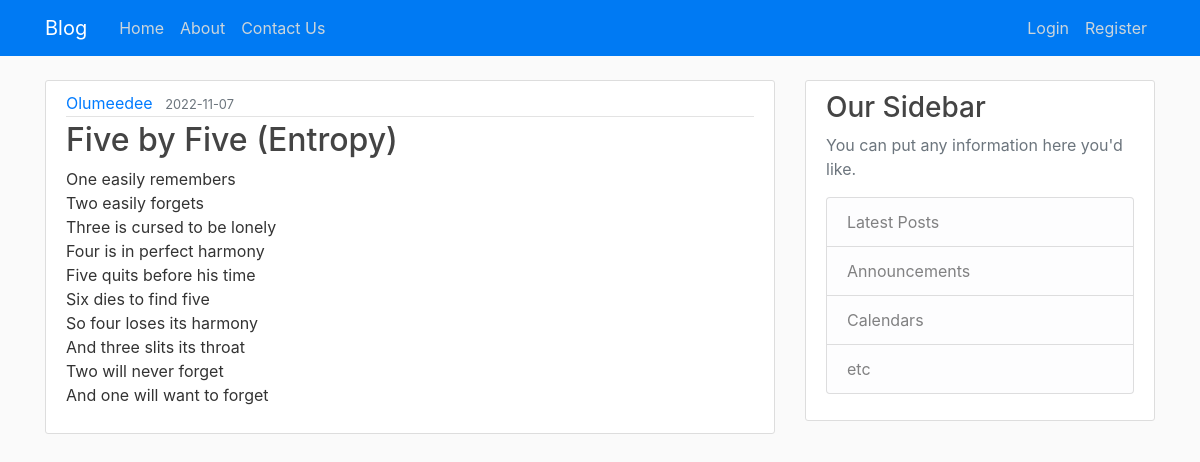
/post/6, run on the app's committed database.
### app.py (models this page shows, shortened)
class User(db.Model, UserMixin):
    id = db.Column(db.Integer(), primary_key=True)
    username = db.Column(db.String(255), nullable=False, unique=True)
    first_name = db.Column(db.String(255), nullable=False)
    last_name = db.Column(db.String(255), nullable=False)
    email = db.Column(db.String(255), nullable=False, unique=True)
    password_hash = db.Column(db.Text(), nullable=False)
    posts = db.relationship('Post', backref='author', lazy=True)

class Post(db.Model):
    id = db.Column(db.Integer(), primary_key=True)
    title = db.Column(db.String(255), nullable=False)
    date_posted = db.Column(db.DateTime(), nullable=False, default=datetime.utcnow)
    content = db.Column(db.Text(), nullable=False)
    author_id = db.Column(db.Integer(), db.ForeignKey('user.id'), nullable=False)

### app.py (the view)
@app.route('/post/<int:post_id>')
def post(post_id):
    post = Post.query.get_or_404(post_id)
    return render_template('post.html', title=post.title, post=post)

### app.py (called while the page is built)
@app.before_request
def create_tables():
    db.create_all()

### templates/post.html (shortened to what this page needs)
{% extends "base.html" %}
{% block content %}
  <article class="media content-section">
    <div class="media-body">
      <div class="article-metadata">
        <a class="mr-2" href="#">{{ post.author.username }}</a>
        <small class="text-muted">{{ post.date_posted.strftime('%Y-%m-%d') }}</small>
      </div>
      <h2 class="article-title">{{ post.title }}</h2>
      <p class="article-content">{{ post.content }}</p>
    </div>
  </article>
{% endblock content %}

### static/main.css (style rules this page uses)
body { background: #fafafa; color: #333333; margin-top: 5rem; }
h1, h2, h3, h4, h5, h6 { color: #444444; }
.content-section { background: #ffffff; padding: 10px 20px; border: 1px solid #dddddd; border-radius: 3px; margin-bottom: 20px; }
.article-title { color: #444444; }
.article-content { white-space: pre-line; }
.article-metadata { padding-bottom: 1px; margin-bottom: 4px; border-bottom: 1px solid #e3e3e3 }

### data on the page
User: author.username "Olumeedee"
Post: date_posted "2022-11-07", title "Five by Five (Entropy)", content "One easily remembers Two easily forgets Three is cursed to be lonely Four is in perfect harmony Five quits before his time Six dies to find five So four loses its harmony And three slits its throat Two will never forget And one will want to forget"
